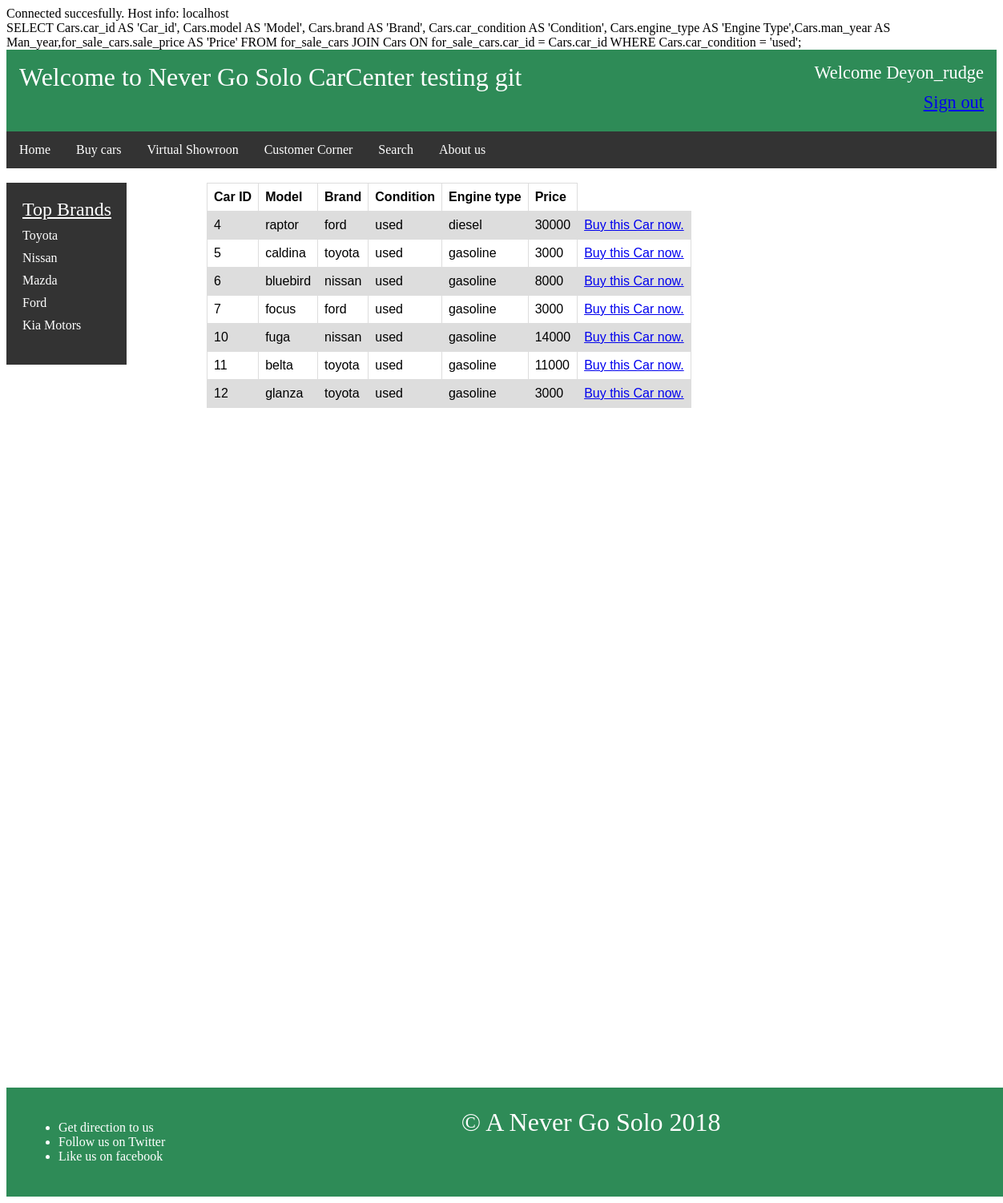
Page /Databanken praco/viewcars.php?car_condition=used (signed in) on the committed database.
### tables this page shows
CREATE TABLE `for_sale_cars` (
  `sale_id` int(11) NOT NULL,
  `car_id` int(11) NOT NULL,
  `sale_price` int(10) NOT NULL
);

CREATE TABLE `Cars` (
  `car_id` int(11) NOT NULL,
  `model` varchar(15) NOT NULL,
  `brand` varchar(15) NOT NULL,
  `man_year` int(4) NOT NULL,
  `car_condition` varchar(4) NOT NULL,
  `engine_type` varchar(10) NOT NULL,
  `image` text NOT NULL
);

### Databanken praco/viewcars.php (the view, shortened to what this page needs)
<?php
	require_once 'Dbconnect.php';
	if (isset($_GET['car_condition']))
	{
		$conditionQuery = "Cars.car_condition = '$_GET[car_condition]'" . ";";
	}
	$query = "SELECT Cars.car_id AS 'Car_id', Cars.model AS 'Model', Cars.brand AS 'Brand', Cars.car_condition AS 'Condition', Cars.engine_type AS 'Engine Type',Cars.man_year AS Man_year,for_sale_cars.sale_price AS 'Price' FROM for_sale_cars JOIN Cars ON for_sale_cars.car_id = Cars.car_id WHERE " . $conditionQuery;
	echo $query;
	$result = mysqli_query($conn,$query);
	$num_rows = mysqli_num_rows($result);
?>
<? include 'header.php';?>
<? include 'menu.php';?>
<? include 'sidemenu.php';?>
	<?php if ($result): ?>
		<?php if ($num_rows!=0): ?>
			<div class="table_container">
				<table id="result_table">
					<tr>
						<th>Car ID</th>
						<th>Model</th>
						<th>Brand</th>
						<th>Condition</th>
						<th>Engine type</th>
						<th>Price</th>
					</tr>
			<?php while($data = mysqli_fetch_array($result)):?>
					<tr>
						<td><?php echo $data['Car_id']; ?></td>
						<td><?php echo $data['Model']; ?></td>
						<td><?php echo $data['Brand']; ?></td>
						<td><?php echo $data['Condition'];?></td>
						<td><?php echo $data['Engine Type']; ?></td>
						<td><?php echo $data['Price']; ?></td>
						<td><a href="buyvehicle.php?car_id=<?php echo $data['Car_id'];?>">Buy this Car now.</a></td>
					</tr>
			<?php endwhile?>
				</table>
			</div>
		<?php else:?>
		<span style="margin-left: 20px">NO records found </span>
		<?php endif ?>
	<?php else:?>
		<span style="margin-left: 20px;">ERROR could not connect</span>
	<?php endif ?>
<? include 'footer.php';?>

### Databanken praco/Dbconnect.php (shortened to what this page needs)
 <?php
$conn = mysqli_connect(DBHOST,DBUSER,DBPASS,DBNAME);
echo "Connected succesfully. Host info: " . mysqli_get_host_info($conn);
 ?>

### Databanken praco/header.php (shortened to what this page needs)
<!DOCTYPE html>
<html>
<head>
</head>
<body>
    <header>Welcome to Never Go Solo CarCenter testing git
    <?php if (isset($_SESSION['user'])): ?>
       <span style="float: right; font-size: 70%;">Welcome <?php echo $_SESSION['username']?></span><br>
        <span style="float: right;font-size: 70%;"><a href="logout.php">Sign out</a></span>
    <?php else:?>
        <a href="sign-in.php" id="login_link">Sign in</a>
    <?php endif ?>
    </header>

### Databanken praco/menu.php (shortened to what this page needs)
<head>
</head>
	<ul id="menu">
         <li><a href="home.php">Home</a></li>
          <li class="dropdown"><a href="buy-cars.php" class=" dropbtn">Buy cars</a>
         </li>
        <li><a href="showroom.php">Virtual Showroon</a></li>
        <li class=" dropdown"><a href="CostumerCorner.php" class="dropbtn">Customer Corner</a>
        </li>
        <li><a href="search.php">Search</a></li>
         <li><a href="About.php">About us</a></li>
    </ul>
<br>

### Databanken praco/sidemenu.php (shortened to what this page needs)
<head>
</head>
    <div id="sidebar">
        <label >Top Brands</label>
        <article> <a href="viewcars.php?brand=toyota"> <i></i>Toyota </a></article>
        <article><a href="viewcars.php?brand=nissan"><i> </i> Nissan </a></article>
        <article><a href="viewcars.php?brand=mazda"> <i> </i>Mazda </a></article>
        <article><a href="viewcars.php?brand=ford"> <i> </i>Ford </a></article>
        <article><a href="viewcars.php?brand=kia"><i> </i>Kia Motors </a></article>
    </div>

### Databanken praco/footer.php (shortened to what this page needs)
<head>
</head>
<div class="space" style="margin-bottom: 100px;padding-bottom: 100px;"></div>
    <div class="space_container">
 <footer width:100%; height: 25px;"><span class="footer-message" style="font-size:200%">&copy; A Never Go Solo <?php echo date('Y'); ?></span>
    <div class="social_list">
        <ul id="footer-text" >
             <a href="https://maps.google.com"><li>Get direction to us</li></a>
            <a href="https://twitter.com"><li>Follow us on Twitter</li></a>
            <a href="https://facebook.com"><li>Like us on facebook</li></a>
        </ul>
    </div>
    </footer>
</body>
</html>

### Databanken praco/header.php (style rules this page uses)
header { height: 70px; background-color:seagreen; color:white; font-size:200% ; text-align: left; padding-left: 10px; display: block; padding: 1rem; }

### Databanken praco/menu.php (style rules this page uses)
#menu { background-color:#333; font-size:100% ; list-style-type: none; margin: 0; padding: 0; overflow: hidden; }
#menu li { float: left; }
#menu li a,.dropbtn { display: inline-block; color: white; text-align: center; padding: 14px 16px; text-decoration: none; }

### Databanken praco/sidemenu.php (style rules this page uses)
#sidebar { background-color: #333; width: 130px; float: left; padding-bottom: 40px; padding-top: 20px; padding-left: 20px; color: white; }
#sidebar a { text-decoration: none; color: white; display: block; padding-top: 10px; }
#sidebar label { color: white; display: block; font-size: 150%; text-decoration: underline; }

### Databanken praco/viewcars.php (style rules this page uses)
#result_table { font-family: arial,sans-serif; border-collapse: collapse; }
td,th { border :1px solid #dddddd; text-align: left; padding: 8px; }
tr:nth-child(even) { background-color: #dddddd; }
.table_container { margin-left: 250px; }

### Databanken praco/footer.php (style rules this page uses)
.space_container { min-height:100%; position:relative; }
footer { background-color:seagreen; color:white; width: 100%; text-align: center; padding-left: 10px; display: block; position:absolute; right: 0; left: 0; bottom: 0; padding: 25px; margin-top: 200px; bottom:0; }
#footer-text a { text-decoration: none; color: white; text-align: left; }
.social_list { max-width: 30%; float: left; }

### rows in the picture
for_sale_cars: car.car_id "4", car.model "raptor", car.brand "ford", car.car_condition "used", car.engine_type "diesel", sale_price "30000"
for_sale_cars: car.car_id "5", car.model "caldina", car.brand "toyota", car.car_condition "used", car.engine_type "gasoline", sale_price "3000"
for_sale_cars: car.car_id "6", car.model "bluebird", car.brand "nissan", car.car_condition "used", car.engine_type "gasoline", sale_price "8000"
for_sale_cars: car.car_id "7", car.model "focus", car.brand "ford", car.car_condition "used", car.engine_type "gasoline", sale_price "3000"
for_sale_cars: car.car_id "10", car.model "fuga", car.brand "nissan", car.car_condition "used", car.engine_type "gasoline", sale_price "14000"
for_sale_cars: car.car_id "11", car.model "belta", car.brand "toyota", car.car_condition "used", car.engine_type "gasoline", sale_price "11000"
for_sale_cars: car.car_id "12", car.model "glanza", car.brand "toyota", car.car_condition "used", car.engine_type "gasoline", sale_price "3000"

### other values in the picture
mysqli_get_host_info($conn) "localhost"
$_SESSION['username'] "Deyon_rudge"
